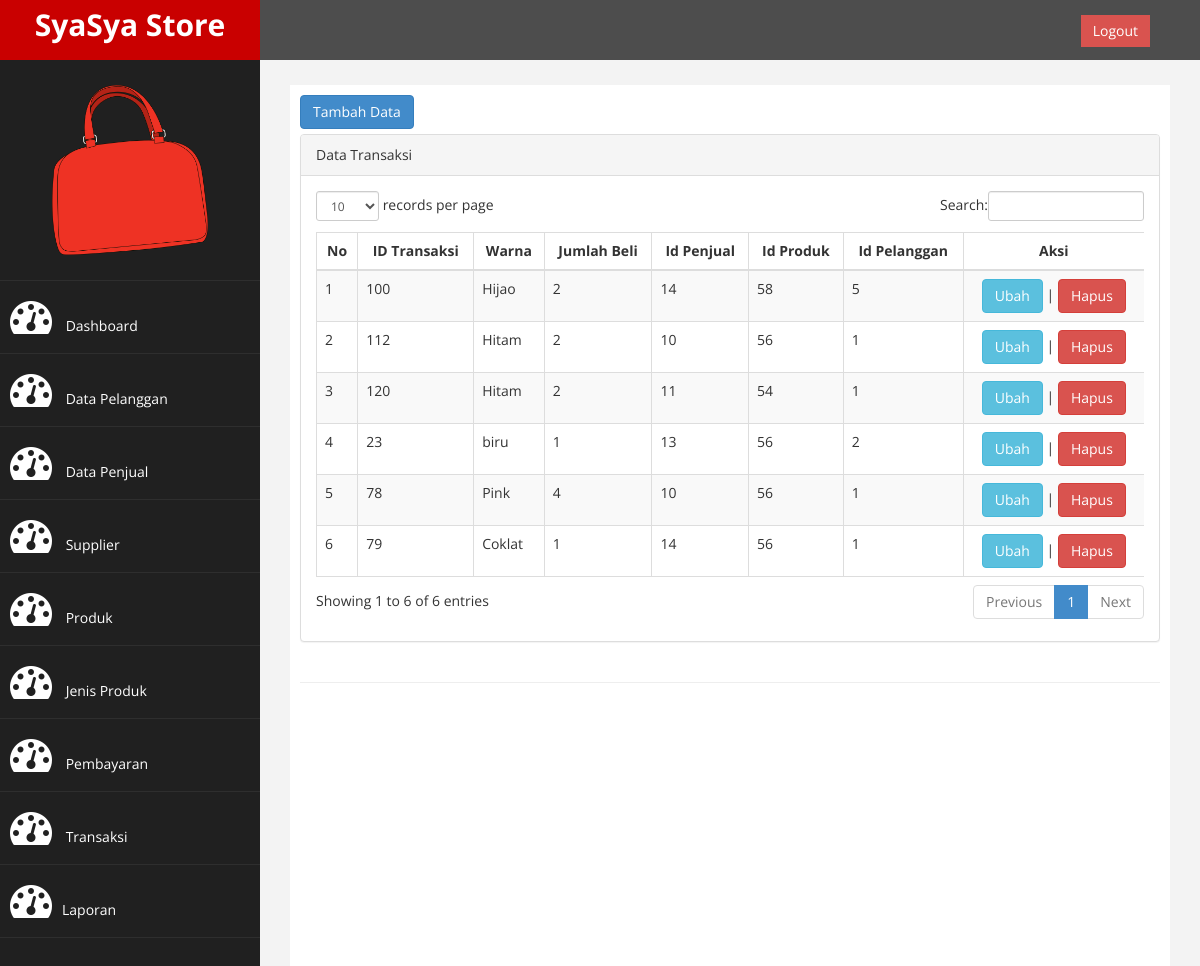
The page /?page=transaksi on the database its author committed.
### tables this page shows
CREATE TABLE `transaksi` (
  `id_transaksi` varchar(20) NOT NULL,
  `warna` varchar(20) DEFAULT NULL,
  `jumlah_beli` int(20) DEFAULT NULL,
  `id_penjual` varchar(20) DEFAULT NULL,
  `id_produk` varchar(20) DEFAULT NULL,
  `id_pelanggan` varchar(20) DEFAULT NULL
);

### page/transaksi/transaksi.php (the view)
<a href="?page=transaksi&aksi=tambah" class="btn btn-primary" style="margin-bottom: 5px;">Tambah Data</a>
 <div class="row">
                <div class="col-md-12">
                    <div class="panel panel-default">
                        <div class="panel-heading">
                             Data Transaksi
                        </div>
                        <div class="panel-body">
                            <div class="table-responsive">
                                <table class="table table-striped table-bordered table-hover" id="dataTables-example">
                                    <thead>
                                        <tr>
                                            <th>No</th>
                                            <th>ID Transaksi</th>
                                            <th>Warna</th>
                                            <th>Jumlah Beli</th>
                                            <th>Id Penjual</th>
                                            <th>Id Produk</th>
                                            <th>Id Pelanggan</th>
                                            <th class="text-center">Aksi</th>
                                        </tr>
                                    </thead>
                                    <tbody>
                                        <?php
                                            $no = 1;
                                            $sql =$koneksi->query("SELECT * FROM transaksi");
                                            while ($data = $sql-> fetch_assoc()) {
                                         ?>
                                        <tr>
                                            <td><?php echo $no++; ?></td>
                                            <td><?php echo $data['id_transaksi']; ?></td>
                                            <td><?php echo $data['warna']; ?></td>
                                            <td><?php echo $data['jumlah_beli']; ?></td>
                                            <td><?php echo $data['id_penjual']; ?></td>
                                            <td><?php echo $data['id_produk']; ?></td>
                                            <td><?php echo $data['id_pelanggan']; ?></td>
                                            <td class="text-center">
                                                <a  href="?page=transaksi&aksi=ubah&id_transaksi=<?php echo $data['id_transaksi']; ?>" class="btn btn-info">Ubah</a> |
                                                <a onclick="return confirm('Anda Yakin Menghapus Data Ini ??')" href="?page=transaksi&aksi=hapus&id_transaksi=<?php echo $data['id_transaksi'];?>" class="btn btn-danger">Hapus</a>
                                            </td>
                                        </tr>
                                        <?php } ?>
                                    </tbody>
                                </table>
                            </div>
                        </div>
                    </div>
                </div>
            </div>

### index.php (shortened to what this page needs)
<?php
    $koneksi= new mysqli ("localhost","root","","penjualan");
 ?>
<!DOCTYPE html>
<html xmlns="http://www.w3.org/1999/xhtml">
<head>
    <link href="assets/css/bootstrap.css" rel="stylesheet" />
    <link href="assets/css/font-awesome.css" rel="stylesheet" />
    <link href="assets/css/custom.css" rel="stylesheet" />
   <link href="assets/js/dataTables/dataTables.bootstrap.css" rel="stylesheet" />
</head>
<body>
    <div id="wrapper">
        <nav class="navbar navbar-default navbar-cls-top " role="navigation" style="margin-bottom: 0">
            <div class="navbar-header">
                <a class="navbar-brand" href="dashboard.php">SyaSya Store</a>
            </div>
  <div style="color: white;
    padding: 15px 50px 5px 50px;
    float: right;
    font-size: 16px;"> &nbsp; <a href="logut.php" class="btn btn-danger square-btn-adjust">Logout</a> </div>
        </nav>
                <nav class="navbar-default navbar-side" role="navigation">
            <div class="sidebar-collapse">
                <ul class="nav" id="main-menu">
				<li class="text-center">
                    <img src="assets/img/tasku.png" class="user-image img-responsive"/>
				</li>
                        <li>
                            <a  href="?page=dashboard"><i class="fa fa-dashboard fa-3x"></i> Dashboard</a>
                        </li>
                        <li>
                            <a  href="?page=pelanggan"><i class="fa fa-dashboard fa-3x"></i> Data Pelanggan</a>
                        </li>
                        <li>
                            <a  href="?page=penjual"><i class="fa fa-dashboard fa-3x"></i> Data Penjual</a>
                        </li>
                         <li>
                            <a  href="?page=supplier"><i class="fa fa-dashboard fa-3x"></i> Supplier</a>
                        </li>
                        <li>
                            <a  href="?page=produk"><i class="fa fa-dashboard fa-3x"></i> Produk</a>
                        </li>
                         <li>
                            <a  href="?page=jenis_produk"><i class="fa fa-dashboard fa-3x"></i> Jenis Produk</a>
                        </li>
                         <li>
                            <a  href="?page=pembayaran"><i class="fa fa-dashboard fa-3x"></i> Pembayaran</a>
                        </li>
                         <li>
                            <a  href="?page=transaksi"><i class="fa fa-dashboard fa-3x"></i> Transaksi</a>
                        </li>
                        <li>
                            <a href="?page=laporan"><i class="fa fa-dashboard fa-3x"></i>Laporan</a>
                        </li>
                </ul>
            </div>
        </nav>
        <div id="page-wrapper" >
            <div id="page-inner">
                <div class="row">
                    <div class="col-md-12">
                        <?php
                            $page = $_GET['page'];
                            $aksi = $_GET['aksi'];
                            if ($page == "pelanggan"){
                                if ($aksi == ""){
                                    include "page/pelanggan/pelanggan.php";
                                }elseif ($aksi == "tambah"){
                                    include "page/pelanggan/tambah.php";
                                }elseif ($aksi == "ubah"){
                                    include "page/pelanggan/ubah.php";
                                }elseif ($aksi == "hapus"){
                                    include "page/pelanggan/hapus.php";
                                }
                             }elseif ($page == "transaksi"){
                                if ($aksi == "") {
                                    include "page/transaksi/transaksi.php";
                                }elseif ($aksi == "tambah"){
                                    include "page/transaksi/tambah.php";
                                }elseif ($aksi == "hapus"){
                                    include "page/transaksi/hapus.php";
                                }elseif ($aksi == "ubah"){
                                    include "page/transaksi/ubah.php";
                                }
                             }elseif ($page == "laporan"){
                                if ($aksi == "") {
                                    include "page/laporan/laporan.php";
                                }
                            }else{
                                if($aksi == ""){
                                    include "page/dashboard/dashboard.php";
                                }
                             }
                         ?>
                    </div>
                </div>
                 <hr />
    </div>
            </div>
        </div>

### assets/css/custom.css (style rules this page uses)
body { font-family: 'Open Sans', sans-serif; }
#wrapper { width: 100%; background:#202020; }
#page-wrapper { padding: 15px 15px; min-height: 600px; background:#F3F3F3; }
#page-inner { width:100%; margin:10px 20px 10px 0px; background-color:#fff!important; padding:10px; min-height:1200px; }
.text-center { text-align:center; }
.square-btn-adjust { border: 0px solid transparent; -webkit-border-radius: 0px; -moz-border-radius: 0px; border-radius: 0px; }
.user-image { margin: 25px auto; -webkit-border-radius: 10px; -moz-border-radius: 10px; border-radius: 10px; max-height:170px; max-width:170px; }
.navbar-cls-top .navbar-brand { color: #fff; background: #C90000; width: 260px; text-align: center; height: 60px; font-size: 30px; font-weight: 700; }
.sidebar-collapse , .sidebar-collapse .nav { background:none; }
.sidebar-collapse .nav { padding:0; }
.sidebar-collapse .nav > li > a { color:#fff; background:#202020; text-shadow:none; }
.sidebar-collapse > .nav > li > a { padding:15px 10px; }
.sidebar-collapse > .nav > li { border-bottom: 1px solid rgba(107, 108, 109, 0.19); }
.navbar-side { border:none; background-color: #202020; }
.navbar-cls-top { background:#4D4D4D; border-bottom:none; }
.navbar-default { border:0px solid black; }
.navbar-header { background: #A70303; }
.nav > li > a > i { margin-right:10px; }
@media (min-width:768px) { #page-wrapper { margin: 0 0 0 260px; padding: 15px 30px; min-height: 1200px; } }
@media (min-width:768px) { .navbar-side { z-index: 1; position: absolute; width: 260px; } }
@media (min-width:768px) { .navbar { border-radius: 0px; } }

### rows shown on the page
transaksi: id_transaksi "100", warna "Hijao", jumlah_beli "2", id_penjual "14", id_produk "58", id_pelanggan "5"
transaksi: id_transaksi "112", warna "Hitam", jumlah_beli "2", id_penjual "10", id_produk "56", id_pelanggan "1"
transaksi: id_transaksi "120", warna "Hitam", jumlah_beli "2", id_penjual "11", id_produk "54", id_pelanggan "1"
transaksi: id_transaksi "23", warna "biru", jumlah_beli "1", id_penjual "13", id_produk "56", id_pelanggan "2"
transaksi: id_transaksi "78", warna "Pink", jumlah_beli "4", id_penjual "10", id_produk "56", id_pelanggan "1"
transaksi: id_transaksi "79", warna "Coklat", jumlah_beli "1", id_penjual "14", id_produk "56", id_pelanggan "1"
